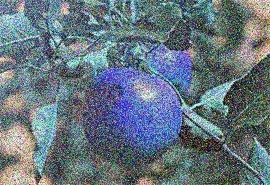
#> input picture Attachment/Attachment 1-Augmented/augmented/8.jpg, 270 x 185 px, found by its file name
$ jupyter execute Augmentation.ipynb
#> lines starting #> are read from the running program, lines starting #| are printed output that depends on the picture
[cell 1]
import numpy as np
import random
import cv2
import matplotlib.pyplot as plt

# 高斯噪声
def gaussian_noise(img, miu, sigma):

    # 灰度标准化
#> called with miu = 0, sigma = 5
    img = np.array(img/255, dtype=float)
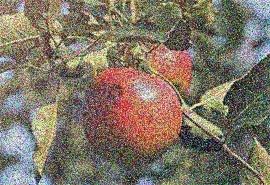
#> img: shape (185, 270, 3) float64; mean of channels 0, 1, 2 0.401, 0.459, 0.501; drawn as B, G, R
    # 高斯分布
    noise = np.random.normal(miu, sigma, img.shape)
    # 图像与噪声叠加
    gaussianImg = img + noise
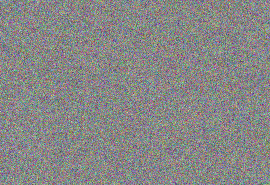
#> gaussianImg: shape (185, 270, 3) float64; mean of channels 0, 1, 2 0.4, 0.5, 0.5; drawn with min black and max white
    # 小于0的值设置为0 大于255的值设置为255
    gaussianImg = np.clip(gaussianImg, 0, 1)
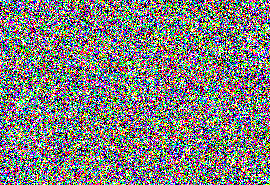
#> gaussianImg: shape (185, 270, 3) float64; mean of channels 0, 1, 2 0.492, 0.502, 0.501; drawn as B, G, R
    # 恢复原本的图
    gaussianImg = np.uint8(gaussianImg * 255)

    return gaussianImg

# 脉冲噪声 prob：概率
def saltAndPepper_noise(img, prob):

#> called with prob = 0.05
    spImg = np.zeros(img.shape, np.uint8)
    thres = 1 - prob

    for i in range(img.shape[0]):
        for j in range(img.shape[1]):
            rNum = random.random()
            # 添加黑点，即椒噪声
            if rNum < prob:
                spImg[i][j] = 0
            # 添加白点，即盐噪声
            elif rNum > thres:
                spImg[i][j] = 255
            else:
                spImg[i][j] = img[i][j]
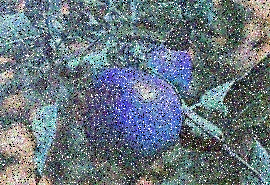
#> spImg: shape (185, 270, 3); mean R, G, B 104.6, 117.8, 127.5

    return spImg

# USM锐化
def USM(img):
    blur_img = cv2.GaussianBlur(img, (0, 0), 5)
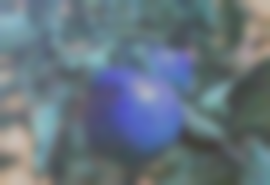
#> blur_img: shape (185, 270, 3); mean R, G, B 102.3, 116.9, 127.7
    img = cv2.addWeighted(img, 1.5, blur_img, -0.5, gamma=0)
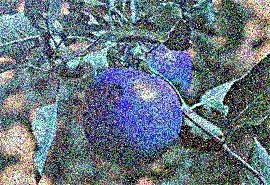
#> img: shape (185, 270, 3); mean R, G, B 102.6, 116.9, 127.5
    return img

img_file = "C:/Users/looik/Downloads/Attachment/Attachment/Attachment 1/8.jpg"
img = cv2.imread(img_file)[:,:,::-1]

[cell 2]
plt.subplot(221)
plt.title("original")
plt.xticks([])
plt.yticks([])
plt.imshow(img)

plt.subplot(222)
plt.title("Gaussian Noise")
plt.xticks([])
plt.yticks([])
plt.imshow(gaussian_noise(img,0,5))

plt.subplot(223)
plt.title("saltAndPepper Noise")
plt.xticks([])
plt.yticks([])
plt.imshow(saltAndPepper_noise(img,0.05))

plt.subplot(224)
plt.title("USM")
plt.xticks([])
plt.yticks([])
plt.imshow(USM(img))

plt.show()

$ run again, with Attachment/Attachment 1-Augmented/augmented/101.jpg copied over Attachment/Attachment 1-Augmented/augmented/8.jpg
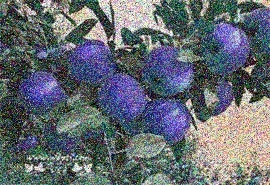
#> input picture Attachment/Attachment 1-Augmented/augmented/101.jpg, 270 x 185 px, found by its file name
#> in USM, `blur_img = cv2.GaussianBlur(img, (0, 0), 5)`:
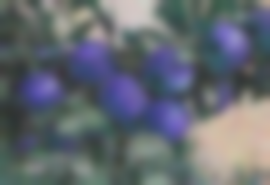
#> blur_img: shape (185, 270, 3); mean R, G, B 99.8, 105.7, 113.6
#> in USM, `img = cv2.addWeighted(img, 1.5, blur_img, -0.5, gamma=0)`:
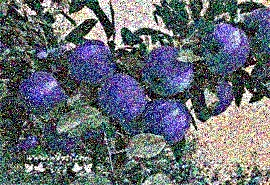
#> img: shape (185, 270, 3); mean R, G, B 100.3, 106, 114.1

$ run again, with Attachment/Attachment 1-Augmented/augmented/107.jpg copied over Attachment/Attachment 1-Augmented/augmented/8.jpg
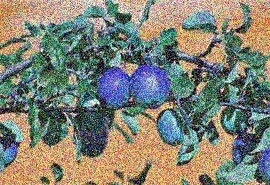
#> input picture Attachment/Attachment 1-Augmented/augmented/107.jpg, 270 x 185 px, found by its file name
#> in USM, `blur_img = cv2.GaussianBlur(img, (0, 0), 5)`:
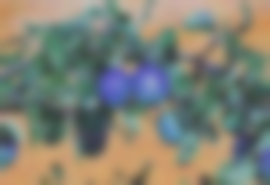
#> blur_img: shape (185, 270, 3); mean R, G, B 128.3, 130, 117.5
#> in USM, `img = cv2.addWeighted(img, 1.5, blur_img, -0.5, gamma=0)`:
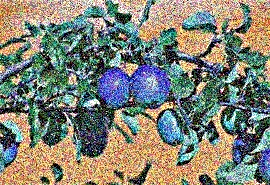
#> img: shape (185, 270, 3); mean R, G, B 128.6, 130.6, 118.1
